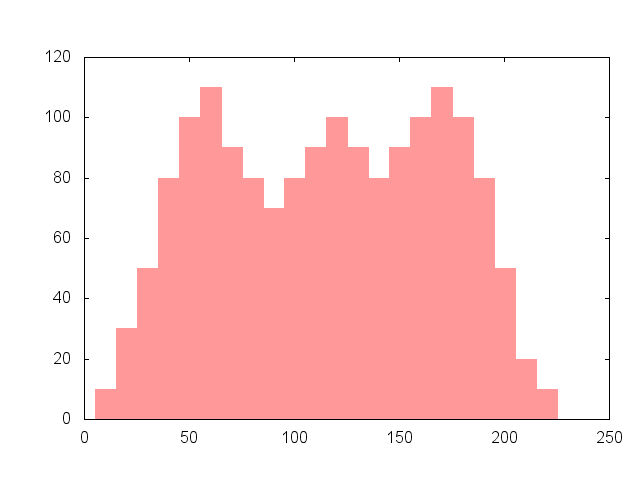

This figure's gnuplot source:
set terminal png
unset key
set output 'trimodal.png'
set datafile separator ","
set title " "
set xlabel " "
set ylabel " "
set boxwidth 10
plot 'trimodal.dat' with boxes fs solid 0.4 noborder
